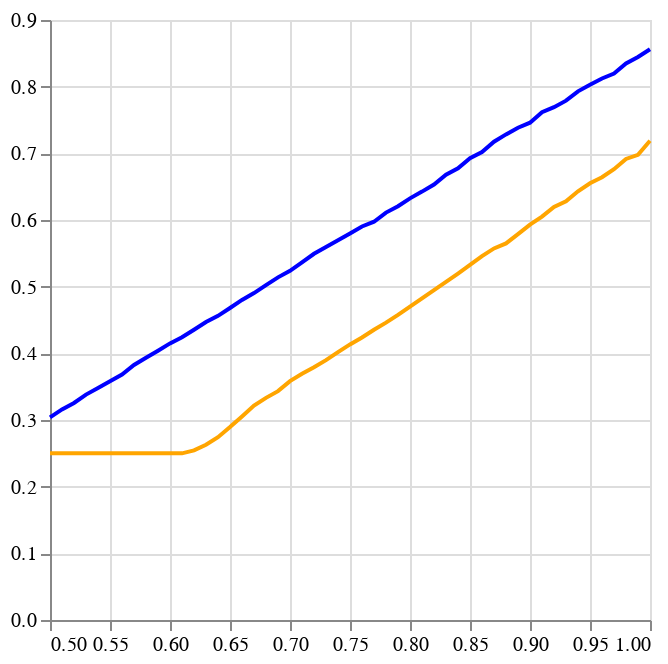

Source (notebook cell):
### Code cell
#variando lmt
graf1(1, 50, 50, 50, 90, s_propose)

### Figure 1 — Vega-Lite specification as saved in the notebook (floating-point values rounded to 4 significant figures)
{"data": {"values": [{"x": 0.5}, {"x": 0.51}, {"x": 0.52}, {"x": 0.53}, {"x": 0.54}, {"x": 0.55}, {"x": 0.56}, {"x": 0.57}, {"x": 0.58}, {"x": 0.59}, {"x": 0.6}, {"x": 0.61}, {"x": 0.62}, {"x": 0.63}, {"x": 0.64}, {"x": 0.65}, {"x": 0.66}, {"x": 0.67}, {"x": 0.68}, {"x": 0.69}, {"x": 0.7}, {"x": 0.71}, {"x": 0.72}, {"x": 0.73}, {"x": 0.74}, {"x": 0.75}, {"x": 0.76}, {"x": 0.77}, {"x": 0.78}, {"x": 0.79}, {"x": 0.8}, {"x": 0.81}, {"x": 0.82}, {"x": 0.83}, {"x": 0.84}, {"x": 0.85}, {"x": 0.86}, {"x": 0.87}, {"x": 0.88}, {"x": 0.89}, {"x": 0.9}, {"x": 0.91}, {"x": 0.92}, {"x": 0.93}, {"x": 0.94}, {"x": 0.95}, {"x": 0.96}, {"x": 0.97}, {"x": 0.98}, {"x": 0.99}, {"x": 1}]}, "encoding": {"x": {"field": "x", "title": null, "type": "quantitative"}}, "layer": [{"data": {"values": [{"x": 0.5, "y": 0.3039}, {"x": 0.51, "y": 0.3159}, {"x": 0.52, "y": 0.3255}, {"x": 0.53, "y": 0.3381}, {"x": 0.54, "y": 0.3479}, {"x": 0.55, "y": 0.3581}, {"x": 0.56, "y": 0.3683}, {"x": 0.57, "y": 0.3826}, {"x": 0.58, "y": 0.3933}, {"x": 0.59, "y": 0.4039}, {"x": 0.6, "y": 0.4149}, {"x": 0.61, "y": 0.4242}, {"x": 0.62, "y": 0.4354}, {"x": 0.63, "y": 0.447}, {"x": 0.64, "y": 0.4563}, {"x": 0.65, "y": 0.468}, {"x": 0.66, "y": 0.4801}, {"x": 0.67, "y": 0.4904}, {"x": 0.68, "y": 0.5024}, {"x": 0.69, "y": 0.514}, {"x": 0.7, "y": 0.5238}, {"x": 0.71, "y": 0.5365}, {"x": 0.72, "y": 0.5493}, {"x": 0.73, "y": 0.5594}, {"x": 0.74, "y": 0.5696}, {"x": 0.75, "y": 0.5799}, {"x": 0.76, "y": 0.5902}, {"x": 0.77, "y": 0.5974}, {"x": 0.78, "y": 0.6111}, {"x": 0.79, "y": 0.6207}, {"x": 0.8, "y": 0.6325}, {"x": 0.81, "y": 0.6426}, {"x": 0.82, "y": 0.6533}, {"x": 0.83, "y": 0.668}, {"x": 0.84, "y": 0.6776}, {"x": 0.85, "y": 0.6927}, {"x": 0.86, "y": 0.7019}, {"x": 0.87, "y": 0.7174}, {"x": 0.88, "y": 0.7284}, {"x": 0.89, "y": 0.7385}, {"x": 0.9, "y": 0.7459}, {"x": 0.91, "y": 0.7617}, {"x": 0.92, "y": 0.7693}, {"x": 0.93, "y": 0.779}, {"x": 0.94, "y": 0.793}, {"x": 0.95, "y": 0.8029}, {"x": 0.96, "y": 0.8122}, {"x": 0.97, "y": 0.8197}, {"x": 0.98, "y": 0.8347}, {"x": 0.99, "y": 0.8446}, {"x": 1, "y": 0.8562}]}, "encoding": {"x": {"field": "x", "title": null, "type": "quantitative"}, "y": {"field": "y", "title": null, "type": "quantitative"}}, "mark": {"color": "blue", "type": "line"}}, {"data": {"values": [{"x": 0.5, "y": 0.25}, {"x": 0.51, "y": 0.25}, {"x": 0.52, "y": 0.25}, {"x": 0.53, "y": 0.25}, {"x": 0.54, "y": 0.25}, {"x": 0.55, "y": 0.25}, {"x": 0.56, "y": 0.25}, {"x": 0.57, "y": 0.25}, {"x": 0.58, "y": 0.25}, {"x": 0.59, "y": 0.25}, {"x": 0.6, "y": 0.25}, {"x": 0.61, "y": 0.25}, {"x": 0.62, "y": 0.2544}, {"x": 0.63, "y": 0.2629}, {"x": 0.64, "y": 0.2741}, {"x": 0.65, "y": 0.2894}, {"x": 0.66, "y": 0.3053}, {"x": 0.67, "y": 0.3216}, {"x": 0.68, "y": 0.3332}, {"x": 0.69, "y": 0.3433}, {"x": 0.7, "y": 0.3583}, {"x": 0.71, "y": 0.3692}, {"x": 0.72, "y": 0.379}, {"x": 0.73, "y": 0.3898}, {"x": 0.74, "y": 0.4017}, {"x": 0.75, "y": 0.4133}, {"x": 0.76, "y": 0.4238}, {"x": 0.77, "y": 0.4354}, {"x": 0.78, "y": 0.4461}, {"x": 0.79, "y": 0.4577}, {"x": 0.8, "y": 0.47}, {"x": 0.81, "y": 0.4826}, {"x": 0.82, "y": 0.4949}, {"x": 0.83, "y": 0.5071}, {"x": 0.84, "y": 0.5197}, {"x": 0.85, "y": 0.5326}, {"x": 0.86, "y": 0.5457}, {"x": 0.87, "y": 0.5574}, {"x": 0.88, "y": 0.5649}, {"x": 0.89, "y": 0.5787}, {"x": 0.9, "y": 0.5931}, {"x": 0.91, "y": 0.6051}, {"x": 0.92, "y": 0.6195}, {"x": 0.93, "y": 0.6281}, {"x": 0.94, "y": 0.6431}, {"x": 0.95, "y": 0.6552}, {"x": 0.96, "y": 0.6642}, {"x": 0.97, "y": 0.6762}, {"x": 0.98, "y": 0.6916}, {"x": 0.99, "y": 0.6978}, {"x": 1, "y": 0.7188}]}, "encoding": {"x": {"field": "x", "title": null, "type": "quantitative"}, "y": {"field": "y", "title": null, "type": "quantitative"}}, "mark": {"color": "orange", "type": "line"}}]}
